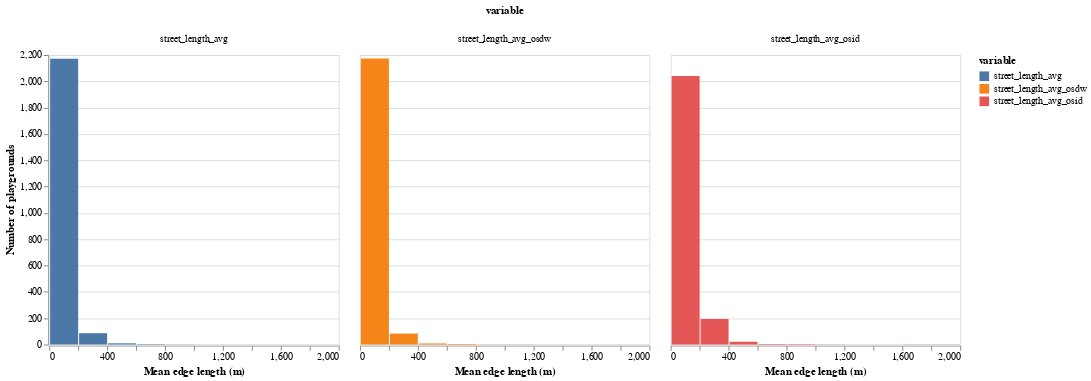

The cell this chart's notebook holds for it:
### Code cell
# Visualizing the mean edge length in the undirected representation, in meters

plot_street_networks(['street_length_avg',
                      'street_length_avg_osdw',
                      'street_length_avg_osid'], 'Mean edge length (m)')

### Figure 1 — Vega-Lite specification as saved in the notebook (floating-point values rounded to 4 significant figures; data arrays with more than 128 entries replaced by an {"elided": "..."} marker saying what was removed)
{"config": {"view": {"continuousWidth": 400, "continuousHeight": 300}}, "data": {"name": "data-6fb36b137d730da7d299b8b0758a81a7"}, "facet": {"column": {"type": "nominal", "field": "variable"}}, "spec": {"mark": "bar", "encoding": {"color": {"type": "nominal", "field": "variable"}, "x": {"type": "quantitative", "bin": true, "field": "value", "title": "Mean edge length (m)"}, "y": {"type": "quantitative", "aggregate": "count", "title": "Number of playgrounds"}}, "width": 300}, "$schema": "https://vega.github.io/schema/vega-lite/v4.8.1.json", "datasets": {"data-6fb36b137d730da7d299b8b0758a81a7": {"elided": "7518 records"}}}
